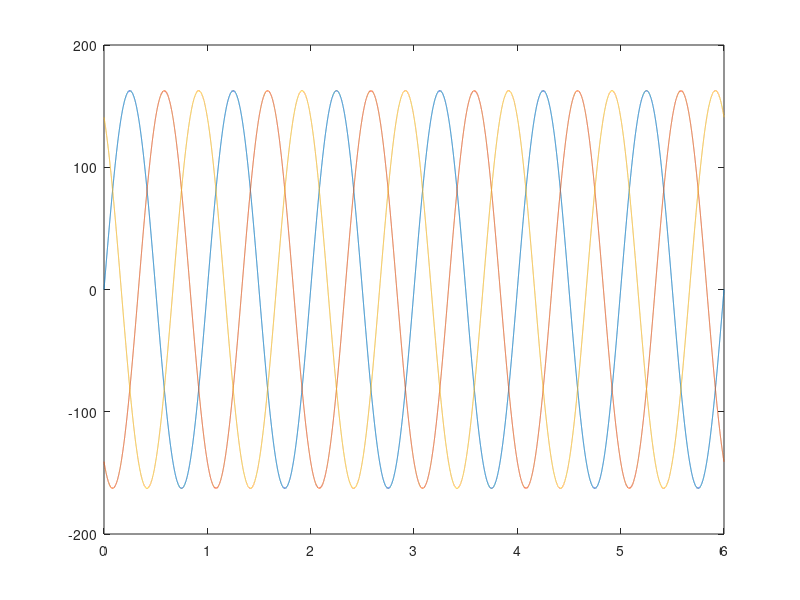
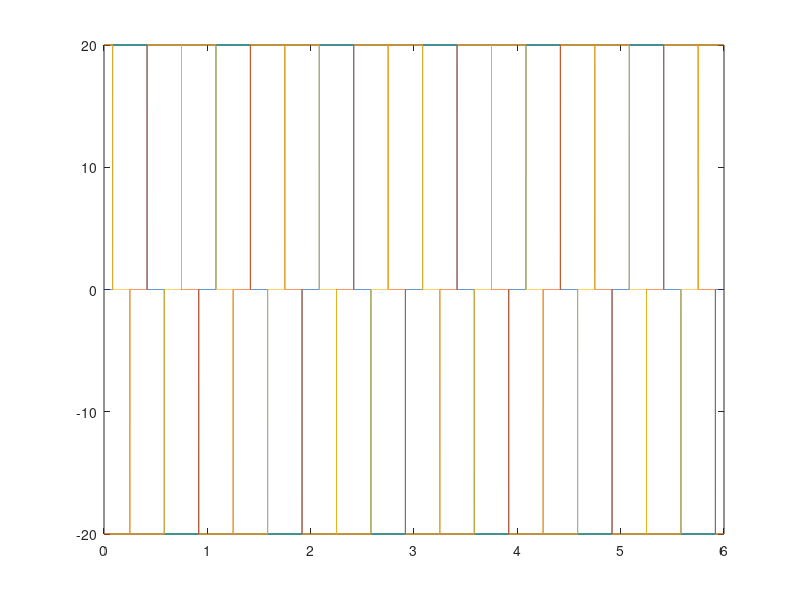
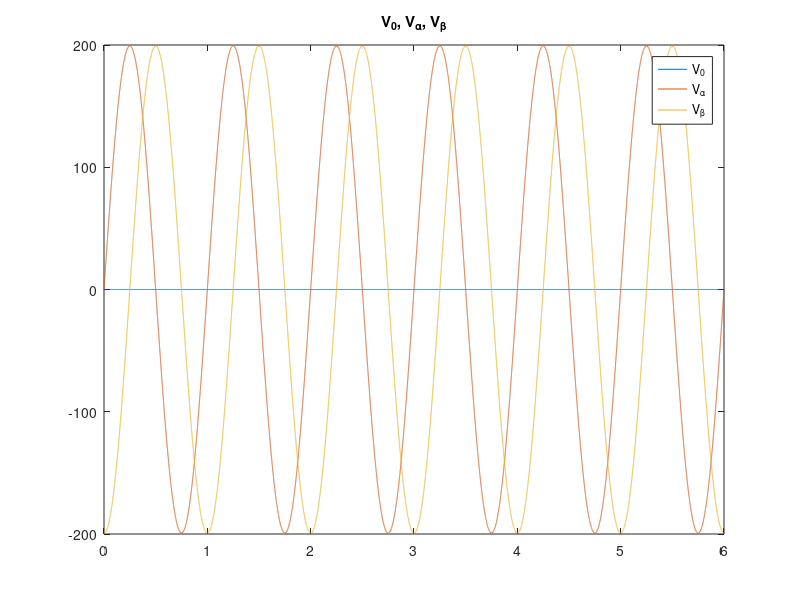
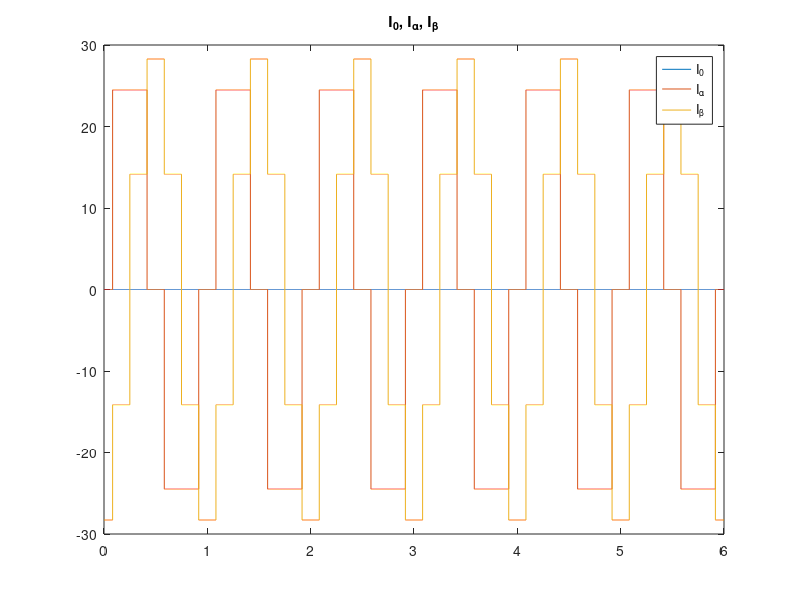

MATLAB code for these plots, in order:
clear all 
close all 
clc

f = 1;
T = 3;
vp = 115*sqrt(2);
ip = 20;
t = linspace(0,T/f*2,50000);
Ts = t(end)/length(t);

va = vp*sin(2*pi*f*t);
vb = vp*sin(2*pi*f*t-2*pi/3);
vc = vp*sin(2*pi*f*t+2*pi/3);

figure(1)
plot(t,va,t,vb,t,vc)

ia = zeros(1,length(t));
ib = zeros(1,length(t));
ic = zeros(1,length(t));

ia(find(va>=vb&va>vc))=ip;
ia(find(va<vb&va<=vc))=-ip;
ib(find(vb>=va&vb>vc))=ip;
ib(find(vb<va&vb<=vc))=-ip;
ic(find(vc>=va&vc>vb))=ip;
ic(find(vc<va&vc<=vb))=-ip;

% ia(1:length(ia)/2)=0;
% ib(1:length(ib)/2)=0;
% ic(1:length(ic)/2)=0;

figure(2)
plot(t,ia,t,ib,t,ic)

%% Clarke Transformation

V0 = sqrt(2/3)*((1/sqrt(2)*va + 1/sqrt(2)*vb + 1/sqrt(2)*vc));
Valpha = sqrt(2/3)*(1*va - 1/2*vb - 1/2*vc);
Vbeta = sqrt(2/3)*(0*va + sqrt(3)/2*vb - sqrt(3)/2*vc);

I0 = sqrt(2/3)*(1/sqrt(2)*ia + 1/sqrt(2)*ib + 1/sqrt(2)*ic);
Ialpha = sqrt(2/3)*(1*ia - 1/2*ib - 1/2*ic);
Ibeta = sqrt(2/3)*(0*ia + sqrt(3)/2*ib - sqrt(3)/2*ic);

figure;
plot(t,V0,t,Valpha,t,Vbeta); title('V_0, V_{\alpha}, V_{\beta}');legend('V_0','V_{\alpha}','V_{\beta}');
figure;
plot(t,I0,t,Ialpha,t,Ibeta);title('I_0, I_{\alpha}, I_{\beta}');legend('I_0','I_{\alpha}','I_{\beta}');

%% P-Q theory

P0 = V0.*I0;
P = Valpha.*Ialpha + Vbeta.*Ibeta;
Q = Vbeta.*Ialpha - Valpha.*Ibeta;

figure;
plot(t,P0,t,P,t,Q);title('P_0, P, Q');legend('P_0','P','Q');

% P = Valpha.*Ialpha+Vbeta.*Ibeta+V0.*I0;
% qalpha = Vbeta.*I0-V0.*Ibeta;
% qbeta = V0.*Ialpha-Valpha.*I0;
% q0 = -Valpha.*Ibeta-Vbeta.*Ialpha;

%% Filtering

f = 2;
% fsample = 1/2e-7;
fsample = 1/Ts;

[b,a] = butter(4,f/(fsample/2),'low');

Pbar = filter(b,a,P);

%% Power Selection
% P = Pbar+Ptil
% Pbar = Potencia ativa;

Ptil = P-Pbar;

% Ptil(1:length(Ptil)/2) = 0;
% Q(1:length(Q/2))=0;

figure;
plot(t,Pbar,t,Ptil,t,P);legend('Pbar','Ptil','P');


%%  Current Correction

I0_p = -P0./V0;
Ialpha_p = 1./(Valpha.^2+Vbeta.^2).*(-Valpha.*Ptil - Vbeta.*Q);
Ibeta_p = 1./(Valpha.^2+Vbeta.^2).*(-Vbeta.*Ptil + Valpha.*Q);

% Vab0quad = Valpha.^2+Vbeta.^2+V0.^2;

% Ialpha_p = 1./Vab0quad.*(Valpha.*-Ptil+V0.*-qbeta-Vbeta.*-q0);
% Ibeta_p = 1./Vab0quad.*(Vbeta.*-Ptil-V0.*-qalpha+Valpha.*-q0);
% I0_p = 1./Vab0quad.*(V0.*-Ptil+Vbeta.*-qalpha-Valpha.*-qbeta);
% figure;
% plot(t,Ialpha_p,t,Ibeta_p);


%% Inverse Clarke Transformation

Ia_p = sqrt(2/3)*(1/sqrt(2)*I0_p + Ialpha_p);
Ib_p = sqrt(2/3)*(1/sqrt(2)*I0_p - 1/2*Ialpha_p + sqrt(3)/2*Ibeta_p);
Ic_p = sqrt(2/3)*(1/sqrt(2)*I0_p - 1/2.*Ialpha_p - sqrt(3)/2.*Ibeta_p);

figure;
subplot(3,1,1);
plot(t,Ia_p);legend('Ia_p');
subplot(3,1,2);
plot(t,ia);legend('ia');
subplot(3,1,3);
plot(t,ia+Ia_p);legend('ia+Ia_p');

%% Active Filtering

Ia = ia+Ia_p;
Ib = ib+Ib_p;
Ic = ic+Ic_p;

figure
plot(t,Ia,t,Ib,t,Ic);
%% plots
figure
subplot(3,1,1);
plot(t,Ia,t,va);
subplot(3,1,2);
plot(t,Ib,t,vb);
subplot(3,1,3);
plot(t,Ic,t,vc);

figure
subplot(2,1,1);
plot(t,va,t,vb,t,vc,t,ia,t,ib,t,ic);
subplot(2,1,2);
plot(t,va,t,vb,t,vc,t,ia,t,ib,t,ic);

